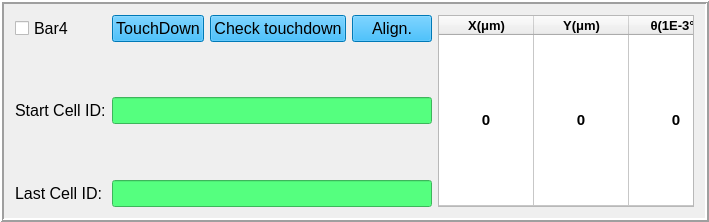
             <widget class="QFrame" name="frame_4">
              <property name="frameShape">
               <enum>QFrame::Box</enum>
              </property>
              <property name="frameShadow">
               <enum>QFrame::Raised</enum>
              </property>
              <property name="lineWidth">
               <number>2</number>
              </property>
              <layout class="QGridLayout" name="gridLayout_5">
               <item row="0" column="1">
                <widget class="QPushButton" name="btn_touch4">
                 <property name="font">
                  <font>
                   <family>Arial</family>
                   <pointsize>12</pointsize>
                   <weight>50</weight>
                   <italic>false</italic>
                   <bold>false</bold>
                  </font>
                 </property>
                 <property name="styleSheet">
                  <string notr="true">background-color: rgb(0, 170, 255);</string>
                 </property>
                 <property name="text">
                  <string>TouchDown</string>
                 </property>
                </widget>
               </item>
               <item row="3" column="0">
                <widget class="QLabel" name="label_22">
                 <property name="font">
                  <font>
                   <family>Arial</family>
                   <pointsize>12</pointsize>
                   <weight>50</weight>
                   <italic>false</italic>
                   <bold>false</bold>
                  </font>
                 </property>
                 <property name="text">
                  <string>&lt;html&gt;&lt;head/&gt;&lt;body&gt;&lt;p&gt;Last Cell ID:&lt;/p&gt;&lt;/body&gt;&lt;/html&gt;</string>
                 </property>
                </widget>
               </item>
               <item row="0" column="0">
                <widget class="QCheckBox" name="check_bar4">
                 <property name="font">
                  <font>
                   <family>Arial</family>
                   <pointsize>12</pointsize>
                   <weight>50</weight>
                   <italic>false</italic>
                   <bold>false</bold>
                  </font>
                 </property>
                 <property name="text">
                  <string>Bar4</string>
                 </property>
                </widget>
               </item>
               <item row="0" column="2">
                <widget class="QPushButton" name="btn_go_td4">
                 <property name="font">
                  <font>
                   <family>Arial</family>
                   <pointsize>12</pointsize>
                   <weight>50</weight>
                   <italic>false</italic>
                   <bold>false</bold>
                  </font>
                 </property>
                 <property name="styleSheet">
                  <string notr="true">background-color: rgb(0, 170, 255);</string>
                 </property>
                 <property name="text">
                  <string>Check touchdown</string>
                 </property>
                </widget>
               </item>
               <item row="1" column="0" rowspan="2">
                <widget class="QLabel" name="label_21">
                 <property name="font">
                  <font>
                   <family>Arial</family>
                   <pointsize>12</pointsize>
                   <weight>50</weight>
                   <italic>false</italic>
                   <bold>false</bold>
                  </font>
                 </property>
                 <property name="text">
                  <string>&lt;html&gt;&lt;head/&gt;&lt;body&gt;&lt;p&gt;Start Cell ID:&lt;/p&gt;&lt;/body&gt;&lt;/html&gt;</string>
                 </property>
                </widget>
               </item>
               <item row="0" column="3">
                <widget class="QPushButton" name="btn_align4">
                 <property name="font">
                  <font>
                   <family>Arial</family>
                   <pointsize>12</pointsize>
                   <weight>50</weight>
                   <italic>false</italic>
                   <bold>false</bold>
                  </font>
                 </property>
                 <property name="styleSheet">
                  <string notr="true">background-color: rgb(0, 170, 255);</string>
                 </property>
                 <property name="text">
                  <string>Align.</string>
                 </property>
                </widget>
               </item>
               <item row="0" column="4" rowspan="4">
                <widget class="QTableWidget" name="table_bar4">
                 <property name="styleSheet">
                  <string notr="true">font: 75 10pt &quot;Arial&quot;;</string>
                 </property>
                 <property name="lineWidth">
                  <number>5</number>
                 </property>
                 <property name="midLineWidth">
                  <number>5</number>
                 </property>
                 <property name="verticalScrollBarPolicy">
                  <enum>Qt::ScrollBarAlwaysOff</enum>
                 </property>
                 <property name="horizontalScrollBarPolicy">
                  <enum>Qt::ScrollBarAlwaysOff</enum>
                 </property>
                 <property name="autoScroll">
                  <bool>true</bool>
                 </property>
                 <property name="textElideMode">
                  <enum>Qt::ElideMiddle</enum>
                 </property>
                 <property name="sortingEnabled">
                  <bool>false</bool>
                 </property>
                 <property name="rowCount">
                  <number>1</number>
                 </property>
                 <attribute name="horizontalHeaderVisible">
                  <bool>true</bool>
                 </attribute>
                 <attribute name="horizontalHeaderCascadingSectionResizes">
                  <bool>false</bool>
                 </attribute>
                 <attribute name="horizontalHeaderDefaultSectionSize">
                  <number>95</number>
                 </attribute>
                 <attribute name="horizontalHeaderMinimumSectionSize">
                  <number>39</number>
                 </attribute>
                 <attribute name="horizontalHeaderShowSortIndicator" stdset="0">
                  <bool>false</bool>
                 </attribute>
                 <attribute name="verticalHeaderVisible">
                  <bool>false</bool>
                 </attribute>
                 <attribute name="verticalHeaderCascadingSectionResizes">
                  <bool>false</bool>
                 </attribute>
                 <attribute name="verticalHeaderDefaultSectionSize">
                  <number>20</number>
                 </attribute>
                 <attribute name="verticalHeaderHighlightSections">
                  <bool>true</bool>
                 </attribute>
                 <attribute name="verticalHeaderMinimumSectionSize">
                  <number>2</number>
                 </attribute>
                 <attribute name="verticalHeaderShowSortIndicator" stdset="0">
                  <bool>false</bool>
                 </attribute>
                 <attribute name="verticalHeaderStretchLastSection">
                  <bool>true</bool>
                 </attribute>
                 <row/>
                 <column>
                  <property name="text">
                   <string>X(μm)</string>
                  </property>
                  <property name="font">
                   <font>
                    <pointsize>10</pointsize>
                    <weight>75</weight>
                    <bold>true</bold>
                   </font>
                  </property>
                  <property name="textAlignment">
                   <set>AlignCenter</set>
                  </property>
                  <property name="background">
                   <color>
                    <red>205</red>
                    <green>247</green>
                    <blue>255</blue>
                   </color>
                  </property>
                 </column>
                 <column>
                  <property name="text">
                   <string>Y(μm)</string>
                  </property>
                  <property name="font">
                   <font>
                    <pointsize>10</pointsize>
                    <weight>75</weight>
                    <bold>true</bold>
                   </font>
                  </property>
                  <property name="textAlignment">
                   <set>AlignCenter</set>
                  </property>
                  <property name="background">
                   <color>
                    <red>205</red>
                    <green>246</green>
                    <blue>255</blue>
                   </color>
                  </property>
                 </column>
                 <column>
                  <property name="text">
                   <string>θ(1E-3° )</string>
                  </property>
                  <property name="font">
                   <font>
                    <pointsize>10</pointsize>
                    <weight>75</weight>
                    <bold>true</bold>
                   </font>
                  </property>
                  <property name="textAlignment">
                   <set>AlignCenter</set>
                  </property>
                 </column>
                 <item row="0" column="0">
                  <property name="text">
                   <string>0</string>
                  </property>
                  <property name="font">
                   <font>
                    <pointsize>11</pointsize>
                    <weight>75</weight>
                    <bold>true</bold>
                   </font>
                  </property>
                  <property name="textAlignment">
                   <set>AlignCenter</set>
                  </property>
                 </item>
                 <item row="0" column="1">
                  <property name="text">
                   <string>0</string>
                  </property>
                  <property name="font">
                   <font>
                    <pointsize>11</pointsize>
                    <weight>75</weight>
                    <bold>true</bold>
                   </font>
                  </property>
                  <property name="textAlignment">
                   <set>AlignCenter</set>
                  </property>
                 </item>
                 <item row="0" column="2">
                  <property name="text">
                   <string>0</string>
                  </property>
                  <property name="font">
                   <font>
                    <pointsize>11</pointsize>
                    <weight>75</weight>
                    <bold>true</bold>
                   </font>
                  </property>
                  <property name="textAlignment">
                   <set>AlignCenter</set>
                  </property>
                 </item>
                </widget>
               </item>
               <item row="1" column="1" rowspan="2" colspan="3">
                <widget class="QLineEdit" name="line_start4">
                 <property name="font">
                  <font>
                   <family>Arial</family>
                   <pointsize>12</pointsize>
                   <weight>50</weight>
                   <italic>false</italic>
                   <bold>false</bold>
                  </font>
                 </property>
                 <property name="styleSheet">
                  <string notr="true">background-color: rgb(85, 255, 127);</string>
                 </property>
                </widget>
               </item>
               <item row="3" column="1" colspan="3">
                <widget class="QLineEdit" name="line_end4">
                 <property name="font">
                  <font>
                   <family>Arial</family>
                   <pointsize>12</pointsize>
                   <weight>50</weight>
                   <italic>false</italic>
                   <bold>false</bold>
                  </font>
                 </property>
                 <property name="styleSheet">
                  <string notr="true">background-color: rgb(85, 255, 127);</string>
                 </property>
                </widget>
               </item>
              </layout>
             </widget>
